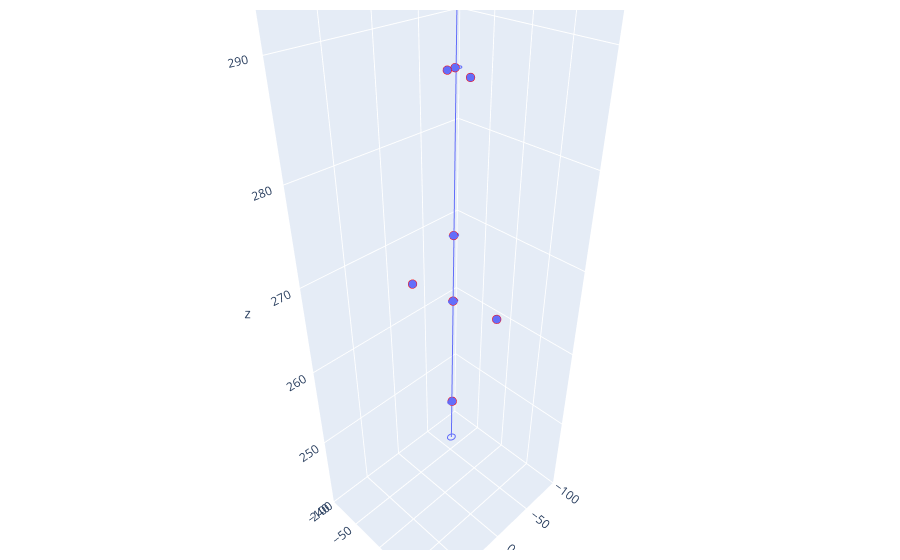

Source (notebook cell):
### Code cell
# Plot all of the points and trajectories (FOR DEBUGGING PURPOSES)
import plotly.graph_objects as go
import plotly.express as px

# for event 2
x_vals = []
y_vals = []
z_vals = []

# store all of the position values
for hit in range(len(tree['EcalRecHits_v3_v12/EcalRecHits_v3_v12.xpos_'])):
    x_vals.append(tree['EcalRecHits_v3_v12/EcalRecHits_v3_v12.xpos_'][1][hit])
    y_vals.append(tree['EcalRecHits_v3_v12/EcalRecHits_v3_v12.ypos_'][1][hit])
    z_vals.append(tree['EcalRecHits_v3_v12/EcalRecHits_v3_v12.zpos_'][1][hit])

df = {}
df['x'] = x_vals
df['y'] = y_vals
df['z'] = z_vals


eLayerIntercepts = []
intercept = (trajectories['etraj_sp'][0][0] + layer_dz*trajectories['enorm_sp'][0][0], 
                trajectories['etraj_sp'][0][1] + layer_dz*trajectories['enorm_sp'][0][1], 
                trajectories['etraj_sp'][0][2] + layer_dz*trajectories['enorm_sp'][0][2])
eLayerIntercepts.append(intercept)

traj = {}
traj['trajx'] = eLayerIntercepts[0][0]
traj['trajy'] = eLayerIntercepts[0][1]
traj['trajz'] = eLayerIntercepts[0][2]

# radius of containment
circle = {}
radius = radius_beam_68[0]
centerX = eLayerIntercepts[0][0][0]
centerY = eLayerIntercepts[0][1][0]
centerZ = eLayerIntercepts[0][2][0]
theta = np.linspace(0, 2*np.pi, 360)
circle['circleX'] = radius * np.cos(theta) + centerX
circle['circleY'] = radius * np.sin(theta) + centerY
circle['circleZ'] = np.zeros(360) + centerZ
fig4 = px.line_3d(circle, x='circleX', y='circleY', z='circleZ')

circle2 = {}
radius = radius_beam_68[1]
centerX = eLayerIntercepts[0][0][1]
centerY = eLayerIntercepts[0][1][1]
centerZ = eLayerIntercepts[0][2][1]
theta = np.linspace(0, 2*np.pi, 360)
circle2['circleX'] = radius * np.cos(theta) + centerX
circle2['circleY'] = radius * np.sin(theta) + centerY
circle2['circleZ'] = np.zeros(360) + centerZ
fig5 = px.line_3d(circle2, x='circleX', y='circleY', z='circleZ')

circle3 = {}
radius = radius_beam_68[2]
centerX = eLayerIntercepts[0][0][2]
centerY = eLayerIntercepts[0][1][2]
centerZ = eLayerIntercepts[0][2][2]
theta = np.linspace(0, 2*np.pi, 360)
circle3['circleX'] = radius * np.cos(theta) + centerX
circle3['circleY'] = radius * np.sin(theta) + centerY
circle3['circleZ'] = np.zeros(360) + centerZ
fig6 = px.line_3d(circle3, x='circleX', y='circleY', z='circleZ')

circle4 = {}
radius = radius_beam_68[3]
centerX = eLayerIntercepts[0][0][3]
centerY = eLayerIntercepts[0][1][3]
centerZ = eLayerIntercepts[0][2][3]
theta = np.linspace(0, 2*np.pi, 360)
circle4['circleX'] = radius * np.cos(theta) + centerX
circle4['circleY'] = radius * np.sin(theta) + centerY
circle4['circleZ'] = np.zeros(360) + centerZ
fig7 = px.line_3d(circle4, x='circleX', y='circleY', z='circleZ')

circle5 = {}
radius = radius_beam_68[4]
centerX = eLayerIntercepts[0][0][4]
centerY = eLayerIntercepts[0][1][4]
centerZ = eLayerIntercepts[0][2][4]
theta = np.linspace(0, 2*np.pi, 360)
circle5['circleX'] = radius * np.cos(theta) + centerX
circle5['circleY'] = radius * np.sin(theta) + centerY
circle5['circleZ'] = np.zeros(360) + centerZ
fig8 = px.line_3d(circle5, x='circleX', y='circleY', z='circleZ')

fig1 = px.scatter_3d(df,x='x', y='y', z='z', labels={
                     "x": "X (mm)",
                     "y": "Y (mm)",
                     "z": "Z (mm)"}, width=700,height=700)

fig2 = px.line_3d(traj, x="trajx", y="trajy", z="trajz", labels={
                     "trajx": "X (mm)",
                     "trajy": "Y (mm)",
                     "trajz": "Z (mm)"})

fig3 = go.Figure(data=fig1.data + fig2.data+ fig4.data + fig5.data + fig6.data + fig7.data + fig8.data)
fig3.update_xaxes(range=[-100, 100])
fig3.update_yaxes(range=[-100, 100])
fig3.update_layout(
    scene = dict(
        xaxis = dict(nticks=6, range=[-100,100],),
                     yaxis = dict(nticks=10, range=[-100,100],),
                     zaxis = dict(nticks=10, range=[240,300],),),
    autosize=False,
    margin=dict(r=20, l=10, b=10, t=10))
fig3.update_traces(marker=dict(size=3,
                              line=dict(width=2,
                                        color='Red')),
                  selector=dict(mode='markers'))


fig3.show()

### Figure 1 — Plotly figure (JSON) as saved in the notebook; plotly's stock layout.template omitted (floating-point values rounded to 4 significant figures; data arrays with more than 128 entries replaced by an {"elided": "..."} marker saying what was removed)
{"data": [{"hovertemplate": "X (mm)=%{x}<br>Y (mm)=%{y}<br>Z (mm)=%{z}<extra></extra>", "legendgroup": "", "marker": {"color": "#636efa", "line": {"color": "Red", "width": 2}, "size": 3, "symbol": "circle"}, "mode": "markers", "name": "", "scene": "scene", "showlegend": false, "type": "scatter3d", "x": [-16.68, -8.341, -12.51, -4.171, -20.85, -16.68, 12.51, -8.341, -20.85, -12.51, -8.341, 2.665e-15, -8.341, -29.19, -16.68, 70.9, 79.24, -41.71, -25.02, -62.56, -20.85, -25.02, -41.71, -12.51, -12.51, -12.51, -12.51, -12.51, -4.171, -12.51, -16.68, -4.171, -12.51, -16.68, -4.171], "y": [-9.632, 4.816, -2.408, -60.2, -16.86, -9.632, 12.04, -9.632, -2.408, -16.86, -24.08, -24.08, -24.08, -2.408, -9.632, -16.86, -16.86, -38.53, 33.71, -16.86, 55.38, 48.16, -38.53, -2.408, -2.408, -2.408, -2.408, -2.408, -2.408, -2.408, -9.632, -2.408, -2.408, -9.632, 26.49], "z": [387.1, 346.6, 346.6, 266.9, 346.6, 362.4, 337.5, 362.4, 362.4, 371.5, 371.5, 346.6, 337.5, 387.1, 396.2, 371.5, 371.5, 387.1, 387.1, 436.8, 266.9, 571.2, 470.6, 321.9, 253.8, 266.9, 274, 288.5, 288.5, 297.0, 297.0, 297.0, 312.8, 312.8, 288.5]}, {"hovertemplate": "X (mm)=%{x}<br>Y (mm)=%{y}<br>Z (mm)=%{z}<extra></extra>", "legendgroup": "", "line": {"color": "#636efa", "dash": "solid"}, "marker": {"symbol": "circle"}, "mode": "lines", "name": "", "scene": "scene", "showlegend": false, "type": "scatter3d", "x": [-11.81, -12.04, -12.59, -12.9, -13.51, -13.88, -14.54, -14.93, -15.6, -15.99, -16.65, -17.04, -17.71, -18.09, -18.76, -19.15, -19.82, -20.2, -20.87, -21.26, -21.92, -22.31, -22.98, -23.36, -24.18, -24.72, -25.53, -26.07, -26.88, -27.42, -28.24, -28.77, -29.59, -30.12], "y": [-2.238, -2.223, -2.188, -2.169, -2.13, -2.107, -2.065, -2.041, -1.999, -1.974, -1.932, -1.908, -1.866, -1.841, -1.799, -1.775, -1.733, -1.708, -1.666, -1.642, -1.6, -1.575, -1.533, -1.509, -1.457, -1.423, -1.372, -1.338, -1.287, -1.253, -1.201, -1.168, -1.116, -1.082], "z": [248.4, 253.8, 266.9, 274.0, 288.5, 297.1, 312.8, 321.9, 337.6, 346.7, 362.4, 371.5, 387.2, 396.3, 412.0, 421.1, 436.8, 445.9, 461.6, 470.7, 486.4, 495.5, 511.2, 520.3, 539.5, 552.1, 571.3, 583.9, 603.1, 615.7, 634.9, 647.5, 666.7, 679.3]}, {"hovertemplate": "circleX=%{x}<br>circleY=%{y}<br>circleZ=%{z}<extra></extra>", "legendgroup": "", "line": {"color": "#636efa", "dash": "solid"}, "marker": {"symbol": "circle"}, "mode": "lines", "name": "", "scene": "scene", "showlegend": false, "type": "scatter3d", "x": {"elided": "360 float values"}, "y": {"elided": "360 float values"}, "z": {"elided": "360 float values"}}, {"hovertemplate": "circleX=%{x}<br>circleY=%{y}<br>circleZ=%{z}<extra></extra>", "legendgroup": "", "line": {"color": "#636efa", "dash": "solid"}, "marker": {"symbol": "circle"}, "mode": "lines", "name": "", "scene": "scene", "showlegend": false, "type": "scatter3d", "x": {"elided": "360 float values"}, "y": {"elided": "360 float values"}, "z": {"elided": "360 float values"}}, {"hovertemplate": "circleX=%{x}<br>circleY=%{y}<br>circleZ=%{z}<extra></extra>", "legendgroup": "", "line": {"color": "#636efa", "dash": "solid"}, "marker": {"symbol": "circle"}, "mode": "lines", "name": "", "scene": "scene", "showlegend": false, "type": "scatter3d", "x": {"elided": "360 float values"}, "y": {"elided": "360 float values"}, "z": {"elided": "360 float values"}}, {"hovertemplate": "circleX=%{x}<br>circleY=%{y}<br>circleZ=%{z}<extra></extra>", "legendgroup": "", "line": {"color": "#636efa", "dash": "solid"}, "marker": {"symbol": "circle"}, "mode": "lines", "name": "", "scene": "scene", "showlegend": false, "type": "scatter3d", "x": {"elided": "360 float values"}, "y": {"elided": "360 float values"}, "z": {"elided": "360 float values"}}, {"hovertemplate": "circleX=%{x}<br>circleY=%{y}<br>circleZ=%{z}<extra></extra>", "legendgroup": "", "line": {"color": "#636efa", "dash": "solid"}, "marker": {"symbol": "circle"}, "mode": "lines", "name": "", "scene": "scene", "showlegend": false, "type": "scatter3d", "x": {"elided": "360 float values"}, "y": {"elided": "360 float values"}, "z": {"elided": "360 float values"}}], "layout": {"autosize": false, "margin": {"b": 10, "l": 10, "r": 20, "t": 10}, "scene": {"xaxis": {"nticks": 6, "range": [-100, 100]}, "yaxis": {"nticks": 10, "range": [-100, 100]}, "zaxis": {"nticks": 10, "range": [240, 300]}}, "xaxis": {"range": [-100, 100]}, "yaxis": {"range": [-100, 100]}}}
